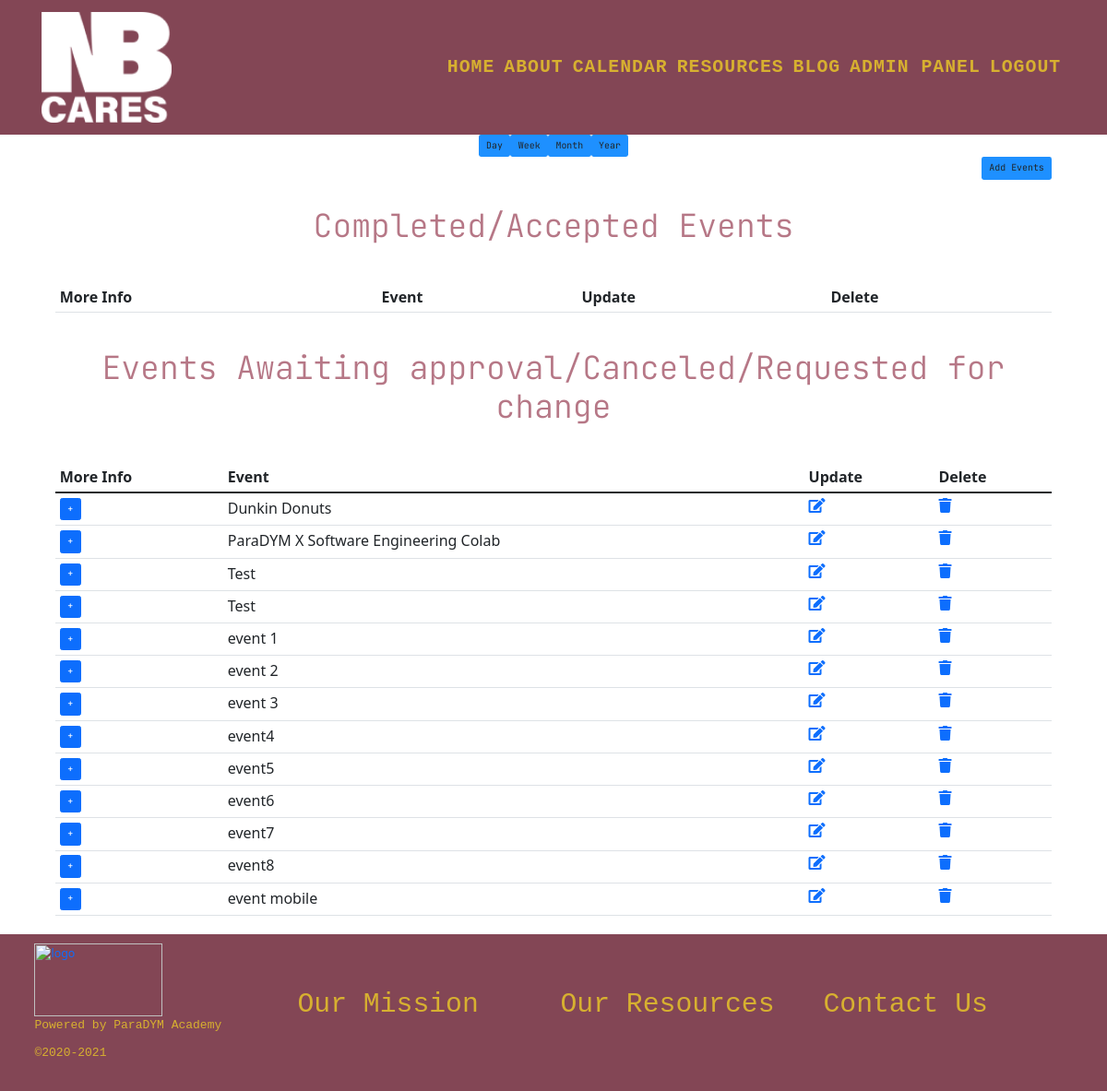
Before: /events (signed in) with the older database file.
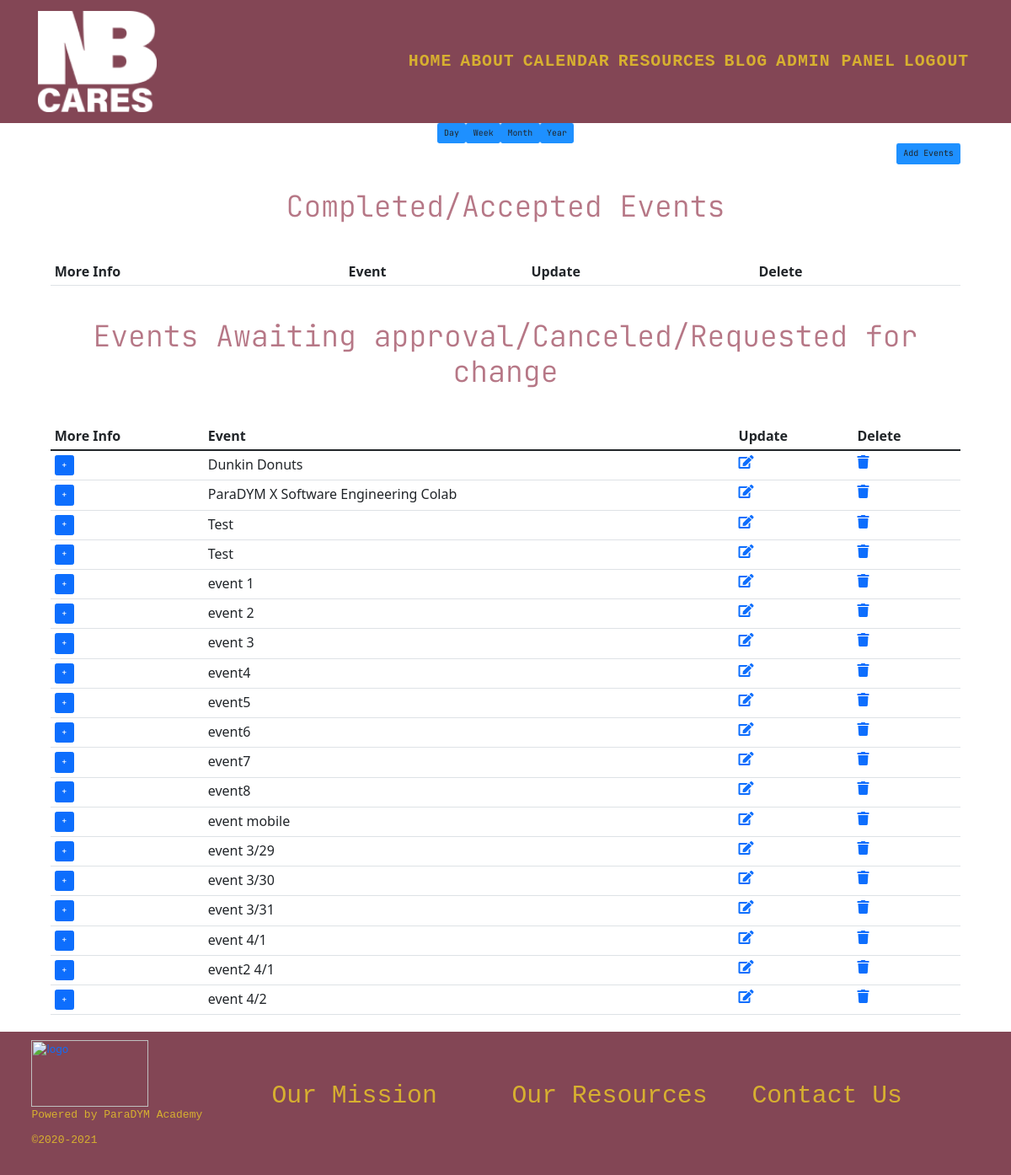
After: the same page with the newer database file.
### ProjectSite/models.py (models this page shows, shortened)
class Event(models.Model):
    EVENT_TAGS = (
        ('Housing', 'Housing'), ('Employment', 'Employment'), ('Education', 'Education'),
        ('Financial Literacy', 'Financial Literacy'), ('Healthcare', 'Healthcare'), ('Mental Health', 'Mental Health'),
        ('Family Engagement', 'Family Engagement'), ('Children Activities', 'Children Activities'), ('Art', 'Art'),
        ('Community Event', 'Community Event'), ('Fundraising', 'Fundraising'), ('Other', 'Other'),
    )
    EVENT_STATUS = (
        (u'Accepted', u'Accepted'),
        (u'Pending', u'Pending'),
        (u'Canceled', u'Canceled'),
        (u'Requested For Change', u'Requested For Change'),
    )
    user = models.ForeignKey(Organization, on_delete=models.CASCADE)
    event_name = models.CharField(max_length=100, null=True, blank=False)
    event_description = models.TextField(max_length=400, null=True, blank=True)
    event_sTime = models.DateTimeField()
    event_eTime = models.DateTimeField()
    event_tag = models.CharField(max_length=30, null=True, choices=EVENT_TAGS)
    event_status = models.CharField(max_length=30, choices=EVENT_STATUS, default='Pending')
    event_date_created = models.DateTimeField(auto_now_add=True, null=True, blank=True)
    event_popper = models.ImageField(null=True, blank=True, upload_to="images/")
    registered = models.ManyToManyField(User, default=None, blank=True, related_name='registeredUser')

### ProjectSite/decorators.py (the view)
        def wrapper_func(request, *args, **kwargs):
            group = None
            if request.user.groups.exists():
                group = request.user.groups.all()[0].name
            if group in allowed_roles:
                return view_func(request, *args, **kwargs)
            else:
                return HttpResponse('You are not authorized to view this page')

### ProjectSite/templatetags/user_tags.py (called while the page is built)
@register.filter(name='has_group')
def has_group(user, group_name):
    return user.groups.filter(name=group_name).exists()

### ProjectSite/views.py (called while the page is built)
@login_required(login_url='login')
@allowed_users(allowed_roles='admin')
def view_events(request):
    orgevents = OrgEvent.objects.all()
    completed_events = orgevents.filter(org_event_status='Accepted')
    event_add = ProjectForms()
    if request.method == 'POST':
        event_add = ProjectForms(request.POST)
        if event_add.is_valid():
            event_add.save()
            return redirect('events')
    events = Event.objects.all()
    context = {'events': events, 'event_add': event_add, 'completed_events': completed_events}
    return render(request, 'ProjectSite/events.html', context)

### templates/ProjectSite/events.html (shortened to what this page needs)
{% extends 'ProjectSite/base.html' %}
{% load static %}
{% block body %}
    <section>
        <div class="container px-5">
            <div class="d-flex justify-content-center">
                <button type="button" class="btn" style="background: dodgerblue">Day</button>
                <button type="button" class="btn" style="background: dodgerblue">Week</button>
                <button type="button" class="btn" style="background: dodgerblue">Month</button>
                <button type="button" class="btn" style="background: dodgerblue">Year</button>
            </div>
            <div class="d-flex justify-content-end">
                <button type="button" class="btn" style="background: dodgerblue" data-bs-toggle="modal"
                        data-bs-target="#event-creation" data-bs-whatever="@getbootstrap">Add Events
                </button>
            </div>
        </div>
    </section>
    <section>
        <div class="container px-5">
            <div class="gx-5 align-items-center">
                <div class="col-lg-12 order-lg-1">
                    <div class="p-5">
                        <h2 class="display-4 text-center">Completed/Accepted Events</h2>
                    </div>
                </div>
            </div>
        </div>
    </section>
    <section>
        <div class="container px-5 d-flex justify-content-end">
            <table class="table table-hover">
                <thead>
                <tr>
                    <th scope="col">More Info</th>
                    <th scope="col">Event</th>
                    <th scope="col">Update</th>
                    <th scope="col">Delete</th>
                </tr>
                </thead>
            </table>
        </div>
    </section>
    <section>
        <div class="container px-5">
            <div class="gx-5 align-items-center">
                <div class="col-lg-12 order-lg-1">
                    <div class="p-5">
                        <h2 class="display-4 text-center">Events Awaiting approval/Canceled/Requested for change</h2>
                    </div>
                </div>
            </div>
        </div>
    </section>
    <section>
        <div class="container px-5 d-flex justify-content-end">
            <table class="table table-hover">
                <thead>
                <tr>
                    <th scope="col">More Info</th>
                    <th scope="col">Event</th>
                    <th scope="col">Update</th>
                    <th scope="col">Delete</th>
                </tr>
                </thead>
                <tbody>
                {% for event in events %}
                    <tr>
                        <td>
                            <button type="button" class="btn btn-primary" data-bs-toggle="modal"
                                    data-bs-target="#event-summary">+
                            </button>
                        </td>
                        <td>{{ event.event_name }}</td>
                        <td><a class="update-icon" href=""><i class="fas fa-edit"></i></a></td>
                        <td><a href="" class="delete-icon"><i class="fas fa-trash"></i></a></td>
                    </tr>
                {% endfor %}
                </tbody>
            </table>
        </div>
    </section>
{% endblock %}

Changed rows visible on the page:
added Event: event_name "event 3/29"
added Event: event_name "event 3/30"
added Event: event_name "event 3/31"
added Event: event_name "event 4/1"
added Event: event_name "event2 4/1"
added Event: event_name "event 4/2"
